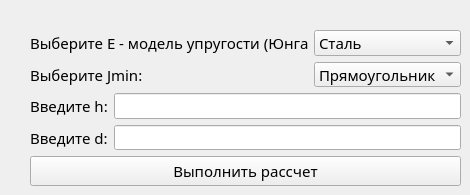
    <widget class="QWidget" name="tab_3">
     <attribute name="title">
      <string>Расчёты на устойчивость</string>
     </attribute>
     <widget class="QWidget" name="layoutWidget">
      <property name="geometry">
       <rect>
        <x>30</x>
        <y>30</y>
        <width>431</width>
        <height>156</height>
       </rect>
      </property>
      <layout class="QVBoxLayout" name="verticalLayout_17">
       <item>
        <layout class="QVBoxLayout" name="verticalLayout_10">
         <item>
          <layout class="QHBoxLayout" name="horizontalLayout_5">
           <item>
            <layout class="QVBoxLayout" name="verticalLayout_8">
             <item>
              <widget class="QLabel" name="label_19">
               <property name="font">
                <font>
                 <family>GOST type B</family>
                 <pointsize>11</pointsize>
                </font>
               </property>
               <property name="text">
                <string>Выберите Е - модель упругости (Юнга):</string>
               </property>
              </widget>
             </item>
             <item>
              <widget class="QLabel" name="label_20">
               <property name="font">
                <font>
                 <family>GOST type B</family>
                 <pointsize>11</pointsize>
                </font>
               </property>
               <property name="text">
                <string>Выберите Jmin:</string>
               </property>
              </widget>
             </item>
            </layout>
           </item>
           <item>
            <layout class="QVBoxLayout" name="verticalLayout_7">
             <item>
              <widget class="QComboBox" name="comboBox_3_1">
               <property name="font">
                <font>
                 <family>GOST type B</family>
                 <pointsize>11</pointsize>
                </font>
               </property>
               <item>
                <property name="text">
                 <string>Сталь</string>
                </property>
               </item>
               <item>
                <property name="text">
                 <string>Алюминий</string>
                </property>
               </item>
               <item>
                <property name="text">
                 <string>Латунь</string>
                </property>
               </item>
              </widget>
             </item>
             <item>
              <widget class="QComboBox" name="comboBox_3_2">
               <property name="font">
                <font>
                 <family>GOST type B</family>
                 <pointsize>11</pointsize>
                </font>
               </property>
               <item>
                <property name="text">
                 <string>Прямоугольник</string>
                </property>
               </item>
               <item>
                <property name="text">
                 <string>Круг</string>
                </property>
               </item>
               <item>
                <property name="text">
                 <string>Швейлер № 10</string>
                </property>
               </item>
              </widget>
             </item>
            </layout>
           </item>
          </layout>
         </item>
         <item>
          <layout class="QVBoxLayout" name="verticalLayout_9">
           <item>
            <layout class="QHBoxLayout" name="horizontalLayout_3">
             <item>
              <widget class="QLabel" name="label_21">
               <property name="font">
                <font>
                 <family>GOST type B</family>
                 <pointsize>11</pointsize>
                </font>
               </property>
               <property name="text">
                <string>Введите h:</string>
               </property>
              </widget>
             </item>
             <item>
              <widget class="QLineEdit" name="lineEdit_3_1">
               <property name="font">
                <font>
                 <family>GOST type B</family>
                 <pointsize>11</pointsize>
                </font>
               </property>
              </widget>
             </item>
            </layout>
           </item>
           <item>
            <layout class="QHBoxLayout" name="horizontalLayout_4">
             <item>
              <widget class="QLabel" name="label_22">
               <property name="font">
                <font>
                 <family>GOST type B</family>
                 <pointsize>11</pointsize>
                </font>
               </property>
               <property name="text">
                <string>Введите d:</string>
               </property>
              </widget>
             </item>
             <item>
              <widget class="QLineEdit" name="lineEdit_3_2">
               <property name="font">
                <font>
                 <family>GOST type B</family>
                 <pointsize>11</pointsize>
                </font>
               </property>
              </widget>
             </item>
            </layout>
           </item>
          </layout>
         </item>
        </layout>
       </item>
       <item>
        <widget class="QPushButton" name="pushButton_3_1">
         <property name="font">
          <font>
           <family>GOST type B</family>
           <pointsize>11</pointsize>
          </font>
         </property>
         <property name="text">
          <string>Выполнить рассчет</string>
         </property>
        </widget>
       </item>
      </layout>
     </widget>
    </widget>
